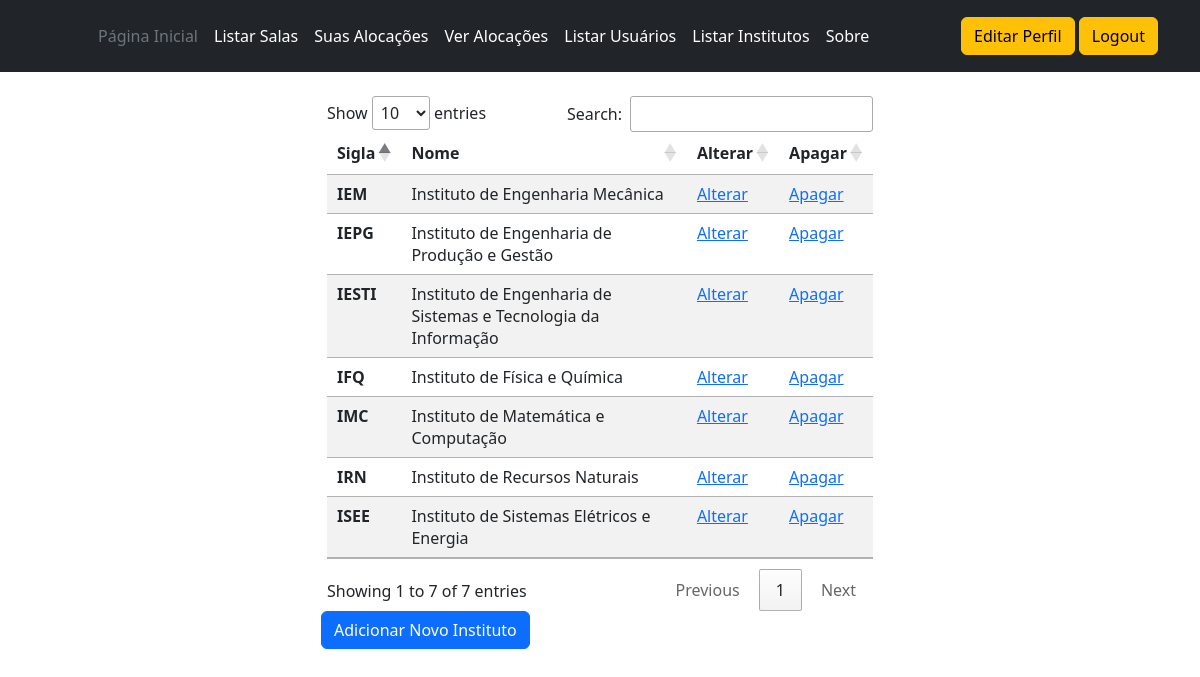
Page /index.php?page=institutes (signed in) on the committed database.
### tables this page shows
CREATE TABLE `institute` (
  `id` int(11) NOT NULL,
  `name` varchar(255) NOT NULL,
  `acronym` varchar(24) NOT NULL,
  `created_at` timestamp NOT NULL DEFAULT CURRENT_TIMESTAMP,
  `updated_at` timestamp NOT NULL DEFAULT '0000-00-00 00:00:00',
  `deleted_at` timestamp NOT NULL DEFAULT '0000-00-00 00:00:00',
  `isActive` tinyint(1) NOT NULL
);

### utils/check_user.php (called while the page is built, shortened)
<?php
function isAdmin ()
{
    if (isset($_SESSION['user_type']))
    {
        return ($_SESSION['user_type'] == 'A');
    }
    return false;
}
function isManager ()
{
    if (isset($_SESSION['user_type']))
    {
        return ($_SESSION['user_type'] == 'A' || $_SESSION['user_type'] == 'M');
    }
    return false;
}

### utils/list_institutes.php (the view, shortened to what this page needs)
<?php
function listInstituteTable ($connection)
{
    $query = "SELECT id, acronym, name, isActive FROM institute";
    $result = mysqli_query($connection, $query);
    if ($result)
    {
        while ($row = mysqli_fetch_array($result))
        {
            if ($row['isActive'] == true)
            {
                $id = $row['id'];
                $acronym = $row['acronym'];
                $name = $row['name'];
                echo
                    "<tr>
                        <th scope='row'>$acronym</th>
                        <td>$name</td>";
                if (isAdmin($_SESSION['user_type']))
                {
                    echo "<td><a href='./index.php?page=add_institute&id=$id'>Alterar</a>";
                    echo "<td><a href='./index.php?page=remove_institute&id=$id'>Apagar</a>";
                }
                echo
                    "</tr>";
            }
        }
    }
    else
    {
        echo "<option>Error</option>";
    }
}

### partials/header.php (shortened to what this page needs)
<head>
<link href="../css/sgas/header.css" rel="stylesheet">
</head>
<body>
  <header class="p-3 text-bg-dark">
    <div class="container">
      <div class="d-flex flex-wrap align-items-center justify-content-center justify-content-lg-start">
        <a href="/" class="d-flex align-items-center mb-2 mb-lg-0 text-white text-decoration-none">
          <svg class="bi me-2" width="40" height="32" role="img" aria-label="Bootstrap"><use xlink:href="#bootstrap"/></svg>
        </a>
        <ul class="nav col-12 col-lg-auto me-lg-auto mb-2 justify-content-center mb-md-0">
          <li><a href="?page=home" class="nav-link px-2 text-secondary">Página Inicial</a></li>
          <?php
            if (isset($_SESSION['is_logged']))
            {
              ?>
              <li><a href="?page=classrooms" class="nav-link px-2 text-white">Listar Salas</a></li>
              <li><a href="?page=userRequests" class="nav-link px-2 text-white">Suas Alocações</a></li>
              <?php
              if (isManager($_SESSION['user_type']))
              {
                ?>
                <li><a href="?page=requests" class="nav-link px-2 text-white">Ver Alocações</a></li>
                <?php
                if (isAdmin($_SESSION['user_type']))
                {
                  ?>
                  <li><a href="?page=users" class="nav-link px-2 text-white">Listar Usuários</a></li>
                  <li><a href="?page=institutes" class="nav-link px-2 text-white">Listar Institutos</a></li>
                  <?php
                }
              }
            }
            ?>
          <li><a href="#" class="nav-link px-2 text-white">Sobre</a></li>
        </ul>
        <div class="text-end">
          <?php
            if (isset($_SESSION['is_logged']))
            {
              ?>
              <button type="button" class="btn btn-warning" onclick="location.href='index.php?page=signup&id=<?php echo $_SESSION['user_id']; ?>'">Editar Perfil</button>
              <button type="button" class="btn btn-warning" onclick="location.href='logout_user.php'">Logout</button>
              <?php
            }
            else
            {
              ?><button type="button" class="btn btn-warning" onclick="location.href='index.php?page=signup'">Cadastro</button><?php
            }
          ?>
        </div>
      </div>
    </div>
  </header>
</body>

### index.php (shortened to what this page needs)
<?php
include 'utils/check_user.php';
include 'routes.php';
include 'partials/header.php';
if (isset($_GET['page']))
{
    setRoute($_GET['page']);
}
else
{
    setRoute('home');
}

### routes.php (shortened to what this page needs)
<?php
function setRoute ($page)
{
    switch ($page)
    {
        case 'institutes':
            if (isAdmin())
                include 'views/institutes.php';
            else
                pagePermissionDenied();
            break;
    }
}

### views/institutes.php (shortened to what this page needs)
<head>
    <link rel="stylesheet" href="//cdn.datatables.net/1.12.1/css/jquery.dataTables.min.css">
</head>
<body class>
    <?php
        include "utils/list_institutes.php";
    ?>
    <br>
    <div class ="container">
        <div class ="row">
            <div class = "col-3"></div>
            <div class = "col-6">
                <table class="table table-hover table-striped" id="institutesTable">
                    <thead>
                        <tr>
                            <th scope="col">Sigla</th>
                            <th scope="col">Nome</th>
                            <?php
                            if (isAdmin($_SESSION['user_type']))
                            {
                                echo '<th scope="col">Alterar</th>';
                                echo '<th scope="col">Apagar</th>';
                            }
                            ?>
                        </tr>
                    </thead>
                    <tbody>
                        <?php
                            listInstituteTable($connection);
                        ?>
                    </tbody>
                </table>
            </div>
            <div class = "col-3"></div>
            <br>
            <div class = "row">
                <div class = "col-3"></div>
                <div class = "col-3">
                    <?php
                    if (isAdmin($_SESSION['user_type']))
                    {
                        ?>
                        <button class="btn btn-primary" onclick="location.href='index.php?page=add_institute'">Adicionar Novo Instituto</button>
                        <?php
                    }
                    ?>
                </div>
            </div>
        </div>
    </div>
</body>

### rows in the picture
institute: acronym "IMC", name "Instituto de Matemática e Computação"
institute: acronym "IFQ", name "Instituto de Física e Química"
institute: acronym "IEM", name "Instituto de Engenharia Mecânica"
institute: acronym "IEPG", name "Instituto de Engenharia de Produção e Gestão"
institute: acronym "IRN", name "Instituto de Recursos Naturais"
institute: acronym "IESTI", name "Instituto de Engenharia de Sistemas e Tecnologia da Informação"
institute: acronym "ISEE", name "Instituto de Sistemas Elétricos e Energia"
